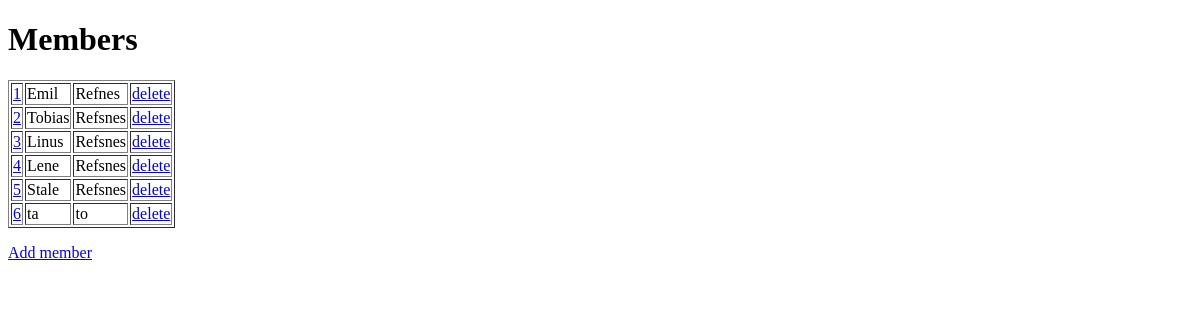
/members/, run on an earlier commit of the app's database.
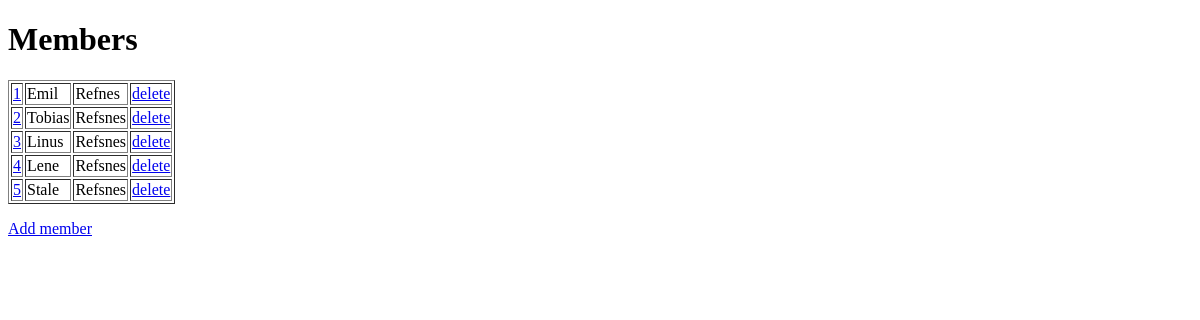
And on a later commit of the database.
### members/models.py (models this page shows)
class Members(models.Model):
    firstname = models.CharField(max_length=255)
    lastname = models.CharField(max_length=255)

### members/views.py (the view)
# urls.py: path('',views.index, name='index'),
def index(request):
    mymembers = Members.objects.all().values()
    context = {'mymembers': mymembers}
    return render(request, 'members/index.html', context=context)

### members/templates/members/index.html (shortened to what this page needs)
<!DOCTYPE html>
<html lang="en">
<head>
</head>
<body>
    <h1>Members</h1>
    <table border="1">
    {% for x in mymembers %}
        <tr>
            <td><a href="update/{{ x.id }}">{{ x.id }}</a></td>
            <td>{{ x.firstname }}</td>
            <td>{{ x.lastname }}</td>
            <td><a href="delete/{{ x.id }}">delete</a></td>
        </tr>
    {% endfor %}
    </table>
    <p>
        <a href="add/">Add member</a>
    </p>
</body>
</html>

What changed in the data, as far as the page shows it:
removed Members: id "6", firstname "ta", lastname "to"
